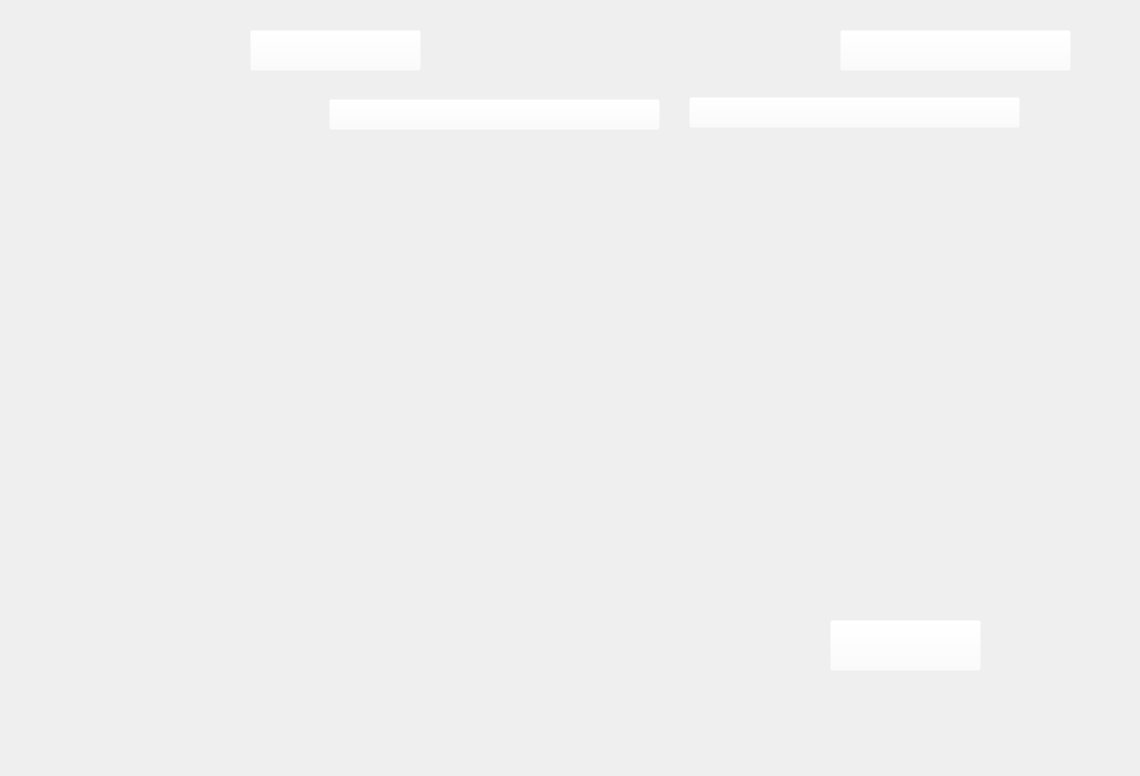
    <widget class="QWidget" name="participation_manag">
     <widget class="QLabel" name="label_10">
      <property name="geometry">
       <rect>
        <x>-50</x>
        <y>-40</y>
        <width>1131</width>
        <height>767</height>
       </rect>
      </property>
      <property name="styleSheet">
       <string notr="true">background:url(&quot;C:/Users/Dhia/Desktop/2eme/IMG_projet/part_manag.png&quot;)</string>
      </property>
      <property name="text">
       <string/>
      </property>
     </widget>
     <widget class="QPushButton" name="pushButton_42">
      <property name="geometry">
       <rect>
        <x>329</x>
        <y>99</y>
        <width>331</width>
        <height>31</height>
       </rect>
      </property>
      <property name="styleSheet">
       <string notr="true">background:rgba(255,255,255,0);
border -radius:0px;</string>
      </property>
      <property name="text">
       <string/>
      </property>
     </widget>
     <widget class="QPushButton" name="pushButton_43">
      <property name="geometry">
       <rect>
        <x>689</x>
        <y>97</y>
        <width>331</width>
        <height>31</height>
       </rect>
      </property>
      <property name="styleSheet">
       <string notr="true">background:rgba(255,255,255,0);
border -radius:0px;</string>
      </property>
      <property name="text">
       <string/>
      </property>
     </widget>
     <widget class="QPushButton" name="pushButton_44">
      <property name="geometry">
       <rect>
        <x>830</x>
        <y>620</y>
        <width>151</width>
        <height>51</height>
       </rect>
      </property>
      <property name="styleSheet">
       <string notr="true">background:rgba(255,255,255,0);
border -radius:0px;</string>
      </property>
      <property name="text">
       <string/>
      </property>
     </widget>
     <widget class="QPushButton" name="pushButton_57">
      <property name="geometry">
       <rect>
        <x>840</x>
        <y>30</y>
        <width>231</width>
        <height>41</height>
       </rect>
      </property>
      <property name="styleSheet">
       <string notr="true">background:rgba(255,255,255,0);
border -radius:0px;</string>
      </property>
      <property name="text">
       <string/>
      </property>
     </widget>
     <widget class="QPushButton" name="pushButton_58">
      <property name="geometry">
       <rect>
        <x>250</x>
        <y>30</y>
        <width>171</width>
        <height>41</height>
       </rect>
      </property>
      <property name="styleSheet">
       <string notr="true">background:rgba(255,255,255,0);
border -radius:0px;</string>
      </property>
      <property name="text">
       <string/>
      </property>
     </widget>
    </widget>
